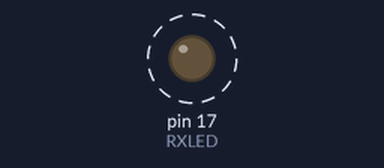
Simulated run of this sketch. Board: SparkFun Pro Micro, built with avr-gcc and run on an emulated ATmega32U4. Parts: output pins drawn as LEDs (lit = HIGH). Dashed ring = blinking. What the sketch prints to the serial monitor is not drawn.

Above: at 0.5 s.
Timing chart, 0 to 4.6 s (numbered marks = the images above):
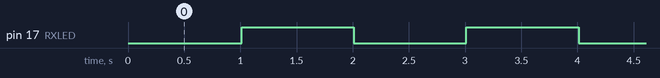

Measured:
- by itself, pin 17 (RXLED): alternates HIGH for 1.0 s and LOW for 1.0 s

The sketch:

promicro5blink.ino
```cpp
#include <stdio.h>

static int waitMS = 1000/1;
static int RXLED = 17;

void setup()
{
  while(!Serial);

  Serial.begin(115200);
  pinMode(RXLED,OUTPUT);
}

void loop()
{
  Serial.println("Hi!");
  digitalWrite(RXLED,LOW);
  TXLED0;
  delay(waitMS);
  digitalWrite(RXLED,HIGH);
  TXLED1;
  delay(waitMS);
}
```
